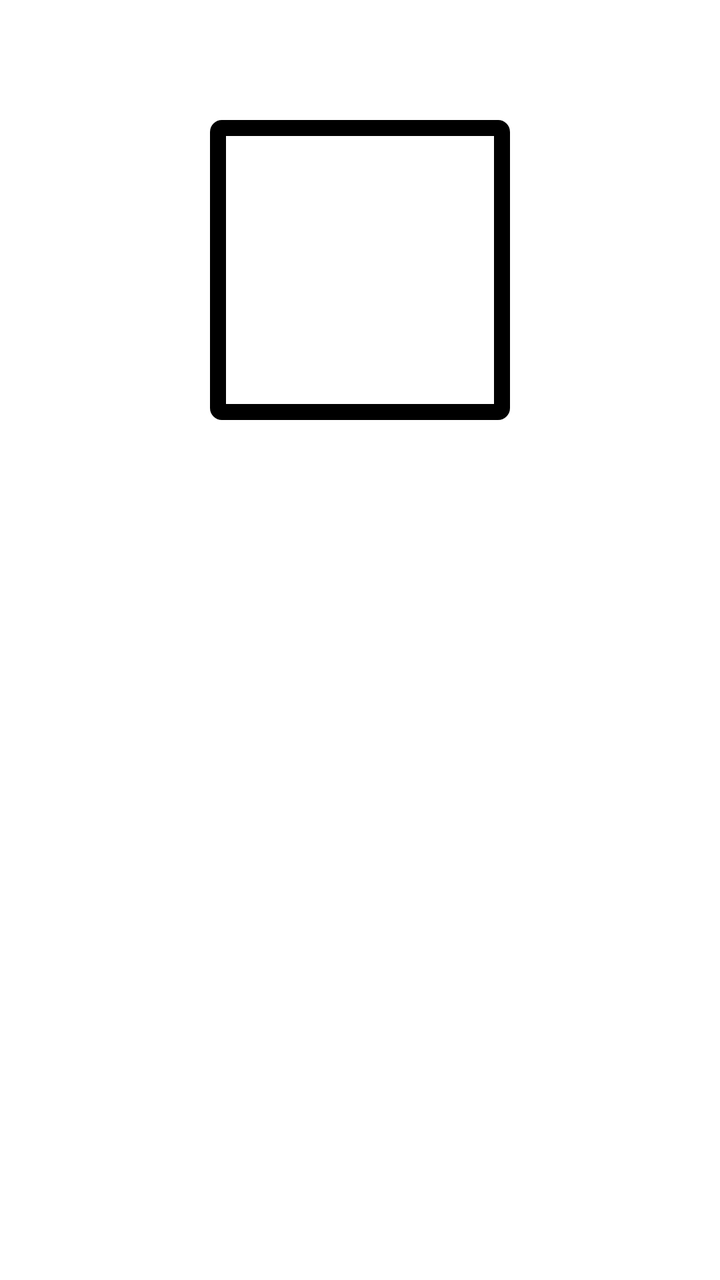
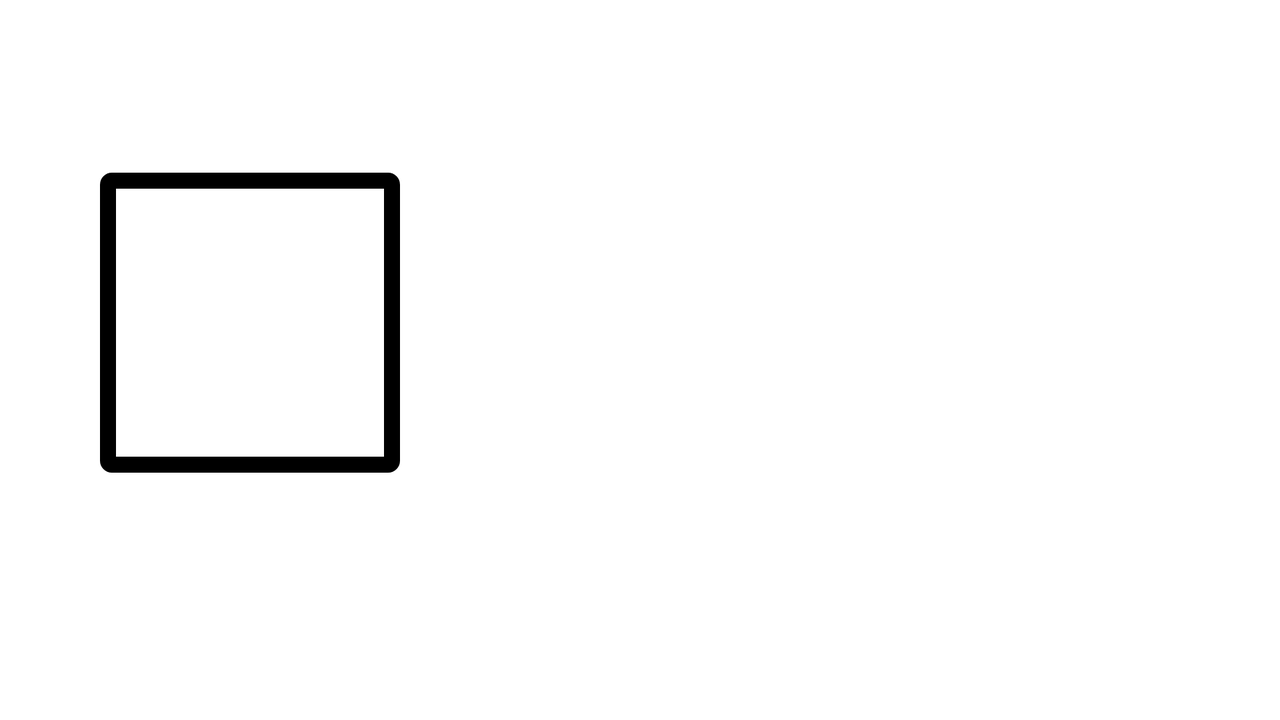

An Android layout and its configuration variant, each rendered on a device that would load it. The default file and the variant file are quoted in full after the pictures.
<!-- AndroidManifest.xml: application theme Theme.Reversi -->
<!-- res/layout/activity_scores.xml -->
<?xml version="1.0" encoding="utf-8"?>
<LinearLayout xmlns:android="http://schemas.android.com/apk/res/android"
    xmlns:app="http://schemas.android.com/apk/res-auto"
    xmlns:tools="http://schemas.android.com/tools"
    android:layout_width="match_parent"
    android:layout_height="match_parent"
    android:orientation="vertical"
    tools:context=".atividades.ScoresActivity">


    <LinearLayout
        android:layout_width="match_parent"
        android:layout_height="wrap_content"
        android:gravity="center"
        android:layout_marginTop="60dp"
        android:layout_marginBottom="30dp"
        android:orientation="vertical"
        >

        <ImageView
            android:id="@+id/Imagem_PerfilSCORE"
            android:layout_width="150dp"
            android:layout_height="150dp"
            android:background="@drawable/border"
            android:padding="4dp"
            android:scaleType="fitXY"
            android:adjustViewBounds="true"
            android:src="@drawable/avatar">
        </ImageView>

        <TextView
            android:id="@+id/nomeJogadorSCORE"
            android:layout_width="wrap_content"
            android:layout_height="wrap_content"
            android:layout_gravity="center"
            android:layout_marginTop="10dp"
            android:textStyle="bold"
            android:textSize="20sp"
            android:textColor="@color/black"
            >
        </TextView>
    </LinearLayout>


    <ListView
        android:id="@+id/listaScores"
        android:layout_width="match_parent"
        android:layout_height="match_parent"
        android:layout_marginVertical="50dp"
        android:layout_marginHorizontal="10dp"
        />



</LinearLayout>
<!-- resources referenced by this layout -->
<resources>
  <color name="black">#FF000000</color>
  <!-- drawable border (drawable) -->
  <?xml version="1.0" encoding="utf-8"?>
  <shape xmlns:android="http://schemas.android.com/apk/res/android">
      <stroke
          android:width="8dp"
          android:color="#000000" />
      <padding
          android:left="8dp"
          android:top="8dp"
          android:right="8dp"
          android:bottom="8dp" />
      <corners
          android:bottomRightRadius="2dip"
          android:bottomLeftRadius="2dip"
          android:topRightRadius="2dip"
          android:topLeftRadius="2dip" />
  </shape>
  <style name="Theme.Reversi" parent="Theme.MaterialComponents.DayNight.DarkActionBar">
          
          <item name="colorPrimary">@color/purple_500</item>
          <item name="colorPrimaryVariant">@color/purple_700</item>
          <item name="colorOnPrimary">@color/white</item>
          
          <item name="colorSecondary">@color/teal_200</item>
          <item name="colorSecondaryVariant">@color/teal_700</item>
          <item name="colorOnSecondary">@color/black</item>
          
          <item name="android:statusBarColor" tools:targetApi="l">?attr/colorPrimaryVariant</item>
          
      </style>
  <color name="purple_500">#8a5a44</color>
  <color name="purple_700">#FF3700B3</color>
  <color name="white">#FFFFFFFF</color>
  <color name="teal_200">#FF03DAC5</color>
  <color name="teal_700">#FF018786</color>
</resources>
<!-- res/layout-land/activity_scores.xml (the repository's variant of the layout above) -->
<!-- drawn on the phone turned sideways -->
<?xml version="1.0" encoding="utf-8"?>
<FrameLayout xmlns:android="http://schemas.android.com/apk/res/android"
    xmlns:tools="http://schemas.android.com/tools"
    android:layout_width="match_parent"
    android:layout_height="match_parent"
    android:orientation="vertical"
    tools:context=".atividades.ScoresActivity">


    <LinearLayout
        android:layout_width="wrap_content"
        android:layout_height="match_parent"
        android:gravity="center_vertical"
        android:layout_marginStart="50dp"

        android:orientation="vertical"
        >

        <ImageView
            android:id="@+id/Imagem_PerfilSCORE"
            android:layout_width="150dp"
            android:layout_height="150dp"
            android:background="@drawable/border"
            android:padding="4dp"
            android:scaleType="fitXY"
            android:adjustViewBounds="true"
            android:src="@drawable/avatar">
        </ImageView>

        <TextView
            android:id="@+id/nomeJogadorSCORE"
            android:layout_width="wrap_content"
            android:layout_height="wrap_content"
            android:layout_gravity="center"
            android:layout_marginTop="10dp"
            android:textStyle="bold"
            android:textSize="20sp"
            android:textColor="@color/black"
            >
        </TextView>
    </LinearLayout>


    <ListView
        android:id="@+id/listaScores"
        android:layout_width="match_parent"
        android:layout_height="match_parent"
        android:layout_marginVertical="50dp"
        android:layout_marginStart="250dp"
        android:layout_marginEnd="50dp"
        />



</FrameLayout>
